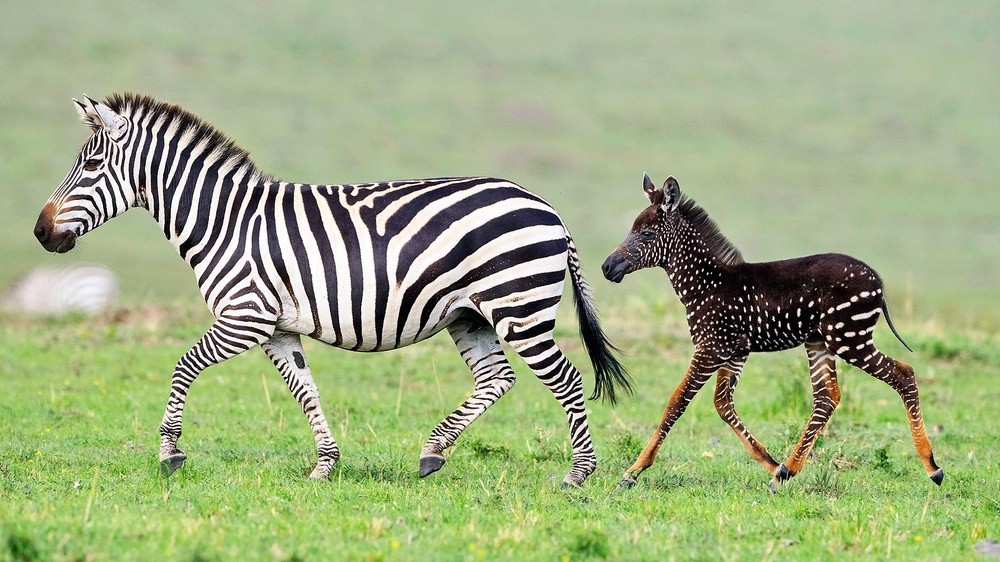
#> input picture test/Esonero1/mat214510/zebra.jpg, 1000 x 562 px, shrunk from 1814 x 1020 before the run
$ jupyter execute --allow-errors Esonero1_8apr2021_risolto.ipynb   (shell and % lines are left out)   (older library calls are emulated)
#> lines starting #> are read from the running program, lines starting #| are printed output that depends on the picture
# Esonero 1 - 8 Aprile 2021

Completare i seguenti esercizi tramite uno o più blocchi di codice e descrivendo le operazioni effettuate

### Punteggio Esercizi

    1a: 1
    1b: 1.5
    1c: 2
    1d: 1
    2: 1.5
    3: 1
    4: 1
    5: 1

[cell 1]
import numpy as np
from skimage.color import rgb2gray
from scipy.ndimage import convolve
import cv2
import imageio
from skimage.color import rgb2gray
from skimage import filters
from scipy import misc,linalg
from scipy.ndimage import affine_transform, zoom
from scipy import ndimage

import matplotlib.pyplot as plt

def myimshow(I, **kwargs):
    # utility function to show image
    plt.figure();
    plt.axis('off')
    plt.imshow(I, cmap=plt.gray(), **kwargs)

# Esercizio 1

## Filtri di Gabor

Il filtro di Gabor (in forma semplificata) è definito dalla seguente funzione che restituisce due parti (reale e immaginaria)

$$RE_g(x,y,\omega,\theta) = \frac{\omega^2}{4\pi^3}\left[\exp\left\{-(\omega^2/8\pi^2) (4x'^2 + y'^2)\right\}\right]\exp\left(\pi^2/2\right)(\omega x \cos \theta)$$

$$IM_g(x,y,\omega,\theta) = \frac{\omega^2}{4\pi^3}\left[\exp\left\{-(\omega^2/8\pi^2) (4x'^2 + y'^2)\right\}\right]\exp\left(\pi^2/2\right)(\omega x \sin \theta)$$

dove $x' = x \cos \theta + y \sin \theta$ e $y' = y \cos \theta. - x \sin \theta$. L'implementazione è data dal codice sottostante:

[cell 2]
zebra =  rgb2gray(imageio.imread('zebra.jpg'))
#> zebra: shape (562, 1000) float64; min 0, max 1, mean 0.653

[cell 3]
myimshow(zebra)

[cell 4]
def genGabor(sz, omega, theta, func=np.cos):
    radius = (int(sz[0]/2.0), int(sz[1]/2.0))
    [x, y] = np.meshgrid(range(-radius[0], radius[0]), range(-radius[1], radius[1]))

    x1 = x * np.cos(theta) + y * np.sin(theta)
    y1 = -x * np.sin(theta) + y * np.cos(theta)

    gauss = omega**2 / (4*np.pi**3) * np.exp(- omega**2 / (8*np.pi**2) * ( 4 * x1**2 + y1**2))
    sinusoid = func(omega * x1) * np.exp(np.pi**2 / 2)
    gabor = gauss * sinusoid
    return gabor

`sz` rappresenta la dimensione del filtro, `omega` la frequenza e `theta` l'orientamento.

1. Plottare il filtro per valori a scelta dei parametri

[cell 5]
zebra_gabor= genGabor((31, 31), 2.0, np.pi / 45)
plt.imshow(zebra_gabor, cmap='gray')
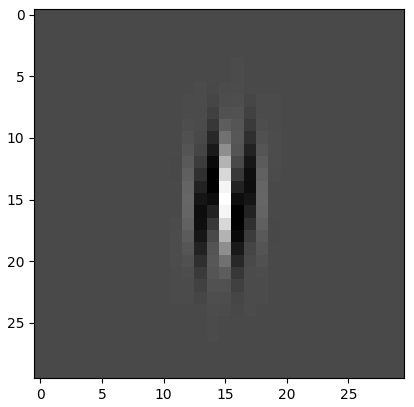
#> figure drawn by matplotlib, 1 panel

2. Applicare il filtro di Gabor alla figura della zebra e plottare il risultato. Cosa potete dire del filtro?

[cell 6]
theta = np.arange(0, np.pi, np.pi/4)

omega = np.arange(0.2, 0.6, 0.1)

params = [(t,o) for o in omega for t in theta]

sinFilterBank = []
cosFilterBank = []
gaborParams = []

for (theta, omega) in params:
    gaborParam = {'omega':omega, 'theta':theta, 'sz':(128, 128)}
    sinGabor = genGabor(func=np.sin, **gaborParam)
    cosGabor = genGabor(func=np.cos, **gaborParam)
    sinFilterBank.append(sinGabor)
    cosFilterBank.append(cosGabor)
    gaborParams.append(gaborParam)

[cell 7]
from scipy.signal import convolve2d

plt.figure();
plt.imshow(zebra)

sinGabor = sinFilterBank[8]

plt.figure();
plt.imshow(sinGabor, cmap='gray')

res = convolve2d(zebra, sinGabor, mode='valid')
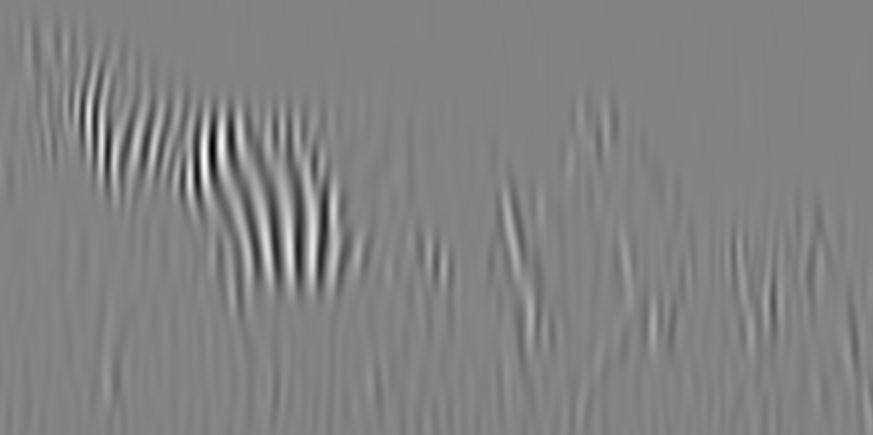
#> res: shape (435, 873) float64; min -26.92, max 25.76, mean 0; drawn with min black and max white

plt.figure();

plt.imshow(res, cmap='gray')
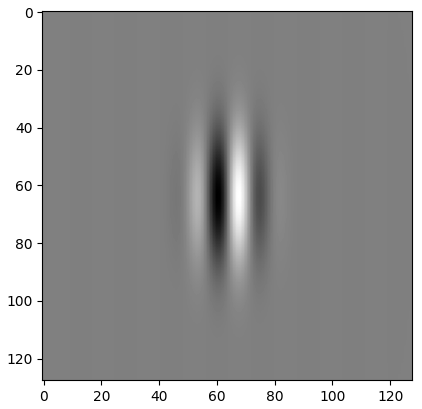
#> figure drawn by matplotlib, 1 panel

3. Aggiustare i parametri di ampiezza e rotazione per individuare le strisce verticali. plottare il risultato

Per la seguente immagine _gabor1.jpg_

4. Qual è il filtro più semplice che permetterebbe di individuare i contorni? Giustificare la risposta

Il filtro Sobel è il filtro più semplice per il riconoscimento dei contorni (Edge detection).

L'algoritmo è basato sulla convoluzione dell'immagine con un piccolo filtro, in questo caso viene applicato sia in direzione verticale che orizzontale.

[cell 8]
gabor1 =  imageio.imread('gabor1.jpg')
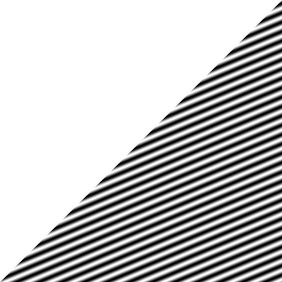
#> input picture test/Esonero1/mat214510/gabor1.jpg, 282 x 282 px, shrunk from 512 x 512 before the run
#> gabor1 is the input picture: shape (282, 282); min 0, max 255, mean 191.3

sobel_zebra = filters.sobel(gabor1)
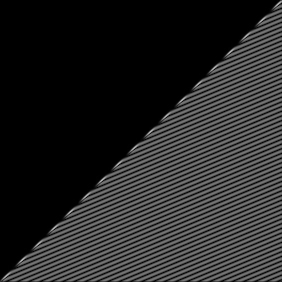
#> sobel_zebra: shape (282, 282) float64; min 0, max 0.723, mean 0.149

plt.imshow(sobel_zebra, cmap='gray')

# Esercizio 2

Riconoscere il filtro che ha generato questa immagine a partire dall'immagine contenente le forme. Fornire un esempio.

[cell 9]
triangoli = np.array(imageio.imread('triangoli.jpg'))
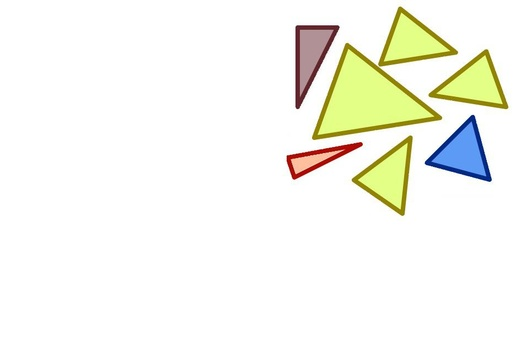
#> input picture test/Esonero1/mat214510/triangoli.jpg, 516 x 357 px, shrunk from 936 x 648 before the run
#> triangoli is the input picture: shape (357, 516, 3); mean R, G, B 246.8, 247.4, 239.3
plt.imshow(triangoli)

[cell 10]
triangoli_gray= rgb2gray(triangoli)
plt.imshow(triangoli_gray)

[cell 11]
ret, thresh1 = cv2.threshold(triangoli_gray, 120, 255, cv2.THRESH_TOZERO_INV)

plt.imshow(thresh1, cmap='gray')

# Esercizio 3

Mostrare gli effetti e spiegare cosa succedequando si applica due volte un filtro gaussiano

Data un'immagine _img_ applicare il filtro gaussiano G

img1 = G(G(img))

A cosa equivale questa trasformazione?
Fornire un esempio

[cell 12]
zebra2 = np.array(imageio.imread('zebra.jpg'))
#> zebra2 is the input picture: shape (562, 1000, 3); mean R, G, B 158.6, 172.7, 129.7
plt.rcParams["figure.figsize"] = (10,10)
plt.imshow(zebra2)

[cell 13]
zebra_gray= rgb2gray(zebra2)

gaussian_result = filters.gaussian(zebra_gray, sigma=2, multichannel=True)
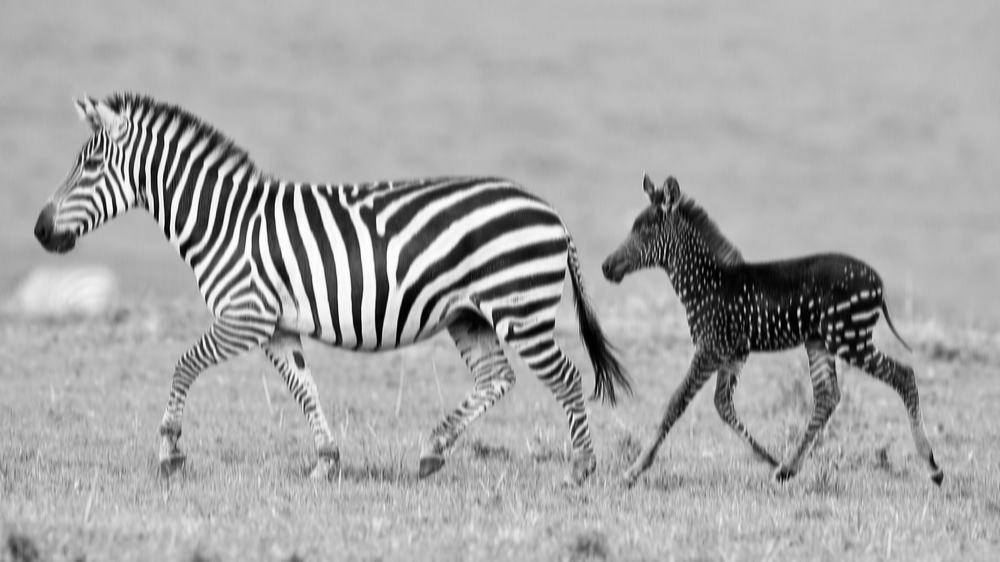
#> gaussian_result: shape (562, 1000) float64; min 0.00191, max 0.999, mean 0.653

plt.imshow(gaussian_result)

[cell 14]
gaussian_result2 = filters.gaussian(gaussian_result, sigma=2, multichannel=True)

plt.imshow(gaussian_result2)

Applicando il filtro gaussiano se l'immagine contiene del rumore, il filtro lo attenua, se si applica di nuovo il filtro all'immagine si ottiene l'immagine leggermente sfocata.

# Esercizio 4

Identificare il filtro e riprodurre lo sketch in figura

#> (a cell that did not finish here is left out)

#> (a cell that did not finish here is left out)

[cell 17]
img = cv2.imread('model1.jpg',0)

#> (the rest of this cell did not finish here and is left out)

# Esercizio 5

Definire una matrice di roto traslazione che effettua una rotazione di 60° in senso orario in (15, 7) e una traslazione di 50 px sull'asse y.

Mostrare e descrivere tutti i passaggi: dalla definizione della matrice all'applicazione della trasformazione

[cell 18]
fig = plt.figure(figsize=(30, 30))

src=zebra2[:,:,0]
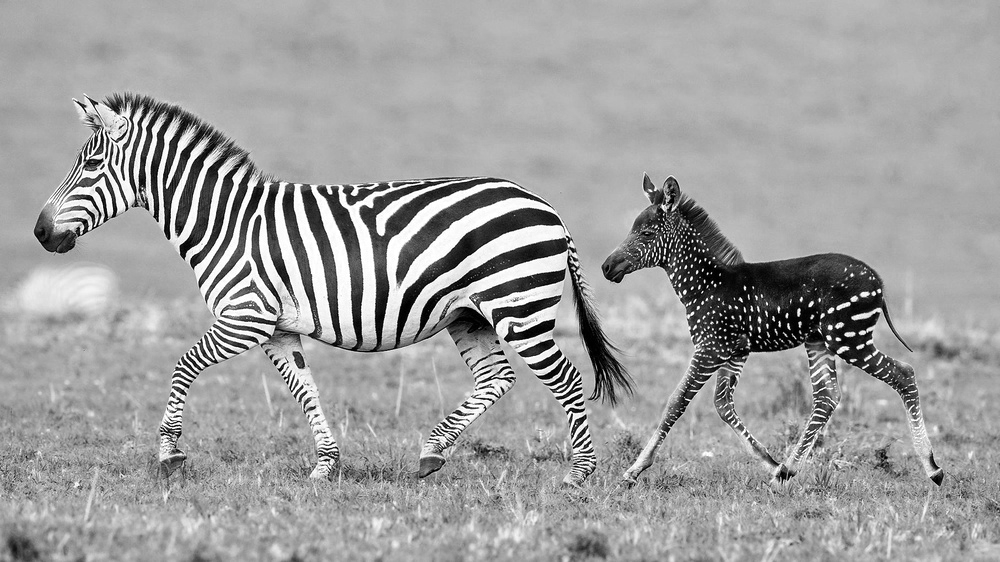
#> src: shape (562, 1000); min 0, max 255, mean 158.6
center=0.5*np.array(src.shape)
#> center = [281, 500]


a=5*15.0*np.pi/180.0
transform=np.array([[np.cos(a),np.sin(a)],[-np.sin(a),np.cos(a)]])

offset=(center-center.dot(transform)).dot(linalg.inv(transform))
#> offset = [274.7, -642]
dst=affine_transform(src,transform,order=2,offset=-offset)
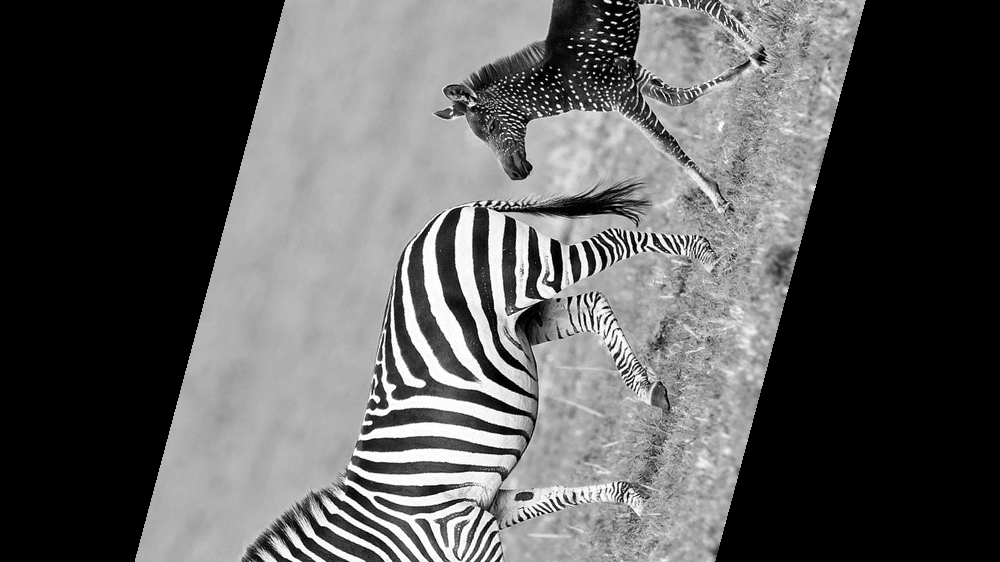
#> dst: shape (562, 1000); min 0, max 255, mean 90.5

plt.rcParams["figure.figsize"] = (10,10)
plt.imshow(dst,cmap='gray')

plt.show()

[cell 19]
M = np.float32([
[1, 0, 0],
[0, 1, -50]
])

shifted = cv2.warpAffine(dst, M, (zebra.shape[1], zebra.shape[0]))
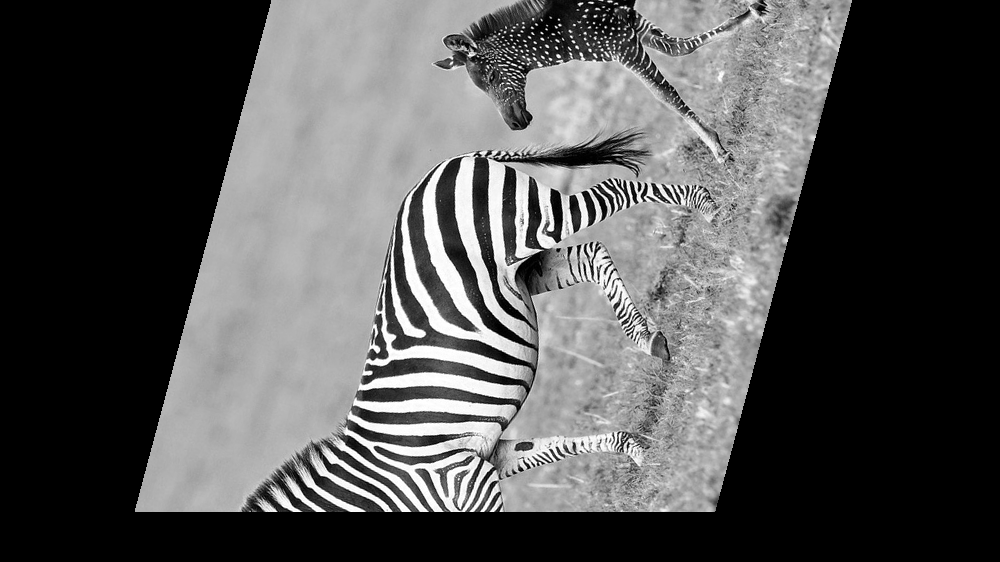
#> shifted: shape (562, 1000); min 0, max 255, mean 82.9

plt.rcParams["figure.figsize"] = (10,10)
plt.imshow(shifted, cmap='gray')
